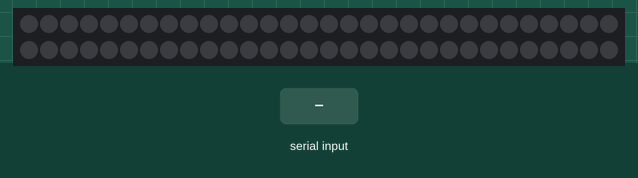
Simulated run of this sketch. Board: Arduino Uno, built with avr-gcc and run on an emulated ATmega328P. Shown: 60 RGB LEDs in strip order, left to right, continuing on the next row. The inputs (shaded band) are chosen by the test bench. Dim RGB values are drawn brighter than linear; what the sketch prints to the serial monitor is not drawn.

Above: at 1.2 s.
1.3 s: byte 30 received over Serial
4.3 s: byte 90 received over Serial
At 4.82 s:
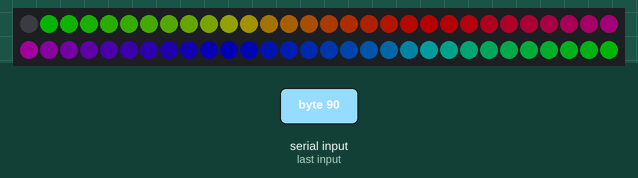
At 5.34 s:
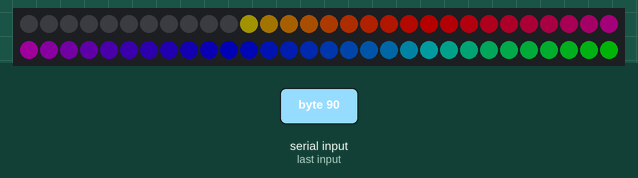
6.4 s: byte 120 received over Serial
At 6.45 s:
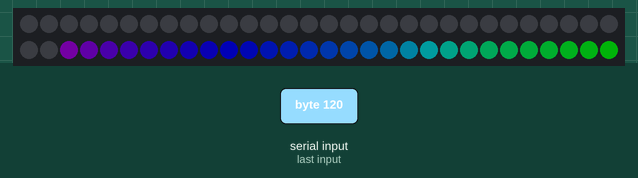
Timing chart, 0 to 9.4 s (numbered marks = the images above; inputs shaded):
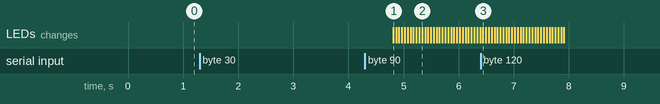

Measured:
- after the input at 1.3 s, every drawn part: stays the same
- after the input at 4.3 s, the LEDs: first differ from a run without the input after 0.51 s (image 1)

The sketch:

bocchix_sketch.ino
```cpp
//Bocchix Code for arduino
//Connected konashi and iPhone,
//Bocchix Code - jsdo.it - Share JavaScript, HTML5 and CSS, http://jsdo.it/tezsawa/jtMj

#include <Adafruit_NeoPixel.h>
#define MAX_VAL 64  // 0 to 255 for brightness
#define DELAY_TIME 50
#define DELAY_TIME2 1
Adafruit_NeoPixel strip = Adafruit_NeoPixel(60, 6, NEO_GRB + NEO_KHZ800);

bool ledon;
//false:OFF, true:ON
int ledstate;
//0:Black, 1:Red, 2:Green, 3:Yellow, 4:Blue,
//5:Purple, 6:Cyan, 7:White, 8:rainbow, 9:rainboyCycle

void setup(){
  ledon = false;
  // シリアルポートを9600 bps[ビット/秒]で初期化
  Serial.begin(9600);
  strip.begin();
  strip.show(); // Initialize all pixels to 'off'
}

void loop(){
  int input;

  // シリアルポートより1文字読み込む
  input = Serial.read();

  if(input != -1 ){
    // 受け取った文字を送信
    Serial.write(input);
    Serial.write("\n");

    // 文字が来たらLEDの色を変更
    /*
    if(ledstate < 9){
      ledstate++;
    }else{
      ledstate = 0;
    }
    */

    // 文字が来たらLEDの色を変更
    if(ledon == 0){
      ledon = 1;
    }else{
      ledon = 0;
    }

  }

/*
  switch(ledstate){
    case:0
        colorWipe(strip.Color(0, 0, 0), DELAY_TIME); //Black
    break;
    case:1
        colorWipe(strip.Color(MAX_VAL, 0, 0), DELAY_TIME); // Red
    break;
    case:2
        colorWipe(strip.Color(0, MAX_VAL, 0), DELAY_TIME); // Green
    break;
    case:3
        colorWipe(strip.Color(MAX_VAL, MAX_VAL, 0), DELAY_TIME); // Yellow
    break;
    case:4
        colorWipe(strip.Color(0, 0, MAX_VAL), DELAY_TIME); // Blue
    break;
    case:5
        colorWipe(strip.Color(MAX_VAL, 0, MAX_VAL), DELAY_TIME); // Purple
    break;
    case:6
        colorWipe(strip.Color(0, MAX_VAL, MAX_VAL), DELAY_TIME); // Cyan
    break;
    case:7
        colorWipe(strip.Color(MAX_VAL, MAX_VAL, MAX_VAL), DELAY_TIME); // White
    break;
    case:8
        rainbow(DELAY_TIME2);
    break;
    case:9
        rainbowCycle(DELAY_TIME2);
    break;
  }
  */

  if(ledon){
    //rainbow(DELAY_TIME2);
    rainbowCycle(DELAY_TIME2);
    //rainbowCycle_blink(DELAY_TIME2);
  }
  else{
    colorWipe(strip.Color(0, 0, 0), DELAY_TIME); //Black
  }

}


// Fill the dots one after the other with a color
void colorWipe(uint32_t c, uint8_t wait) {
  for(uint16_t i=0; i<strip.numPixels(); i++) {
      strip.setPixelColor(i, c);
      strip.show();
      delay(wait);
  }
}

void rainbow(uint8_t wait) {
  uint16_t i, j;

  for(j=0; j<256; j++) {
    for(i=0; i<strip.numPixels(); i++) {
      strip.setPixelColor(i, Wheel((i+j) & 255));
    }
    strip.show();
    delay(wait);
  }
}

// Slightly different, this makes the rainbow equally distributed throughout
void rainbowCycle(uint8_t wait) {
  uint16_t i, j;

  //for(j=0; j<256*5; j++) { // 5 cycles of all colors on wheel
  for(j=0; j<256; j++) { // 1 cycles of all colors on wheel
    for(i=0; i< strip.numPixels(); i++) {
      strip.setPixelColor(i, Wheel(((i * 256 / strip.numPixels()) + j) & 255));
    }
    strip.show();
    //delay(wait);
  }
}

void rainbowCycle_blink(uint8_t wait) {
  uint16_t i, j;

  for(j=0; j<256*5; j++) { // 5 cycles of all colors on wheel
    for(i=0; i< strip.numPixels(); i++) {
      strip.setPixelColor(i, Wheel(((i * 256 / strip.numPixels()) + j) & 255));
    }
    strip.show();
    //delay(wait);
    //delay(0);
    if(i%4 == 0){
      colorWipe(strip.Color(0, 0, 0), 0); //Black
    }
  }
}

// Input a value 0 to 255 to get a color value.
// The colours are a transition r - g - b - back to r.
uint32_t Wheel(byte WheelPos) {
  if(WheelPos < 85) {
   return strip.Color((WheelPos * 3)*MAX_VAL/255, (255 - WheelPos * 3)*MAX_VAL/255, 0);
  } else if(WheelPos < 170) {
   WheelPos -= 85;
   return strip.Color((255 - WheelPos * 3)*MAX_VAL/255, 0, (WheelPos * 3)*MAX_VAL/255);
  } else {
   WheelPos -= 170;
   return strip.Color(0, (WheelPos * 3)*MAX_VAL/255, (255 - WheelPos * 3)*MAX_VAL/255);
  }
}
```
